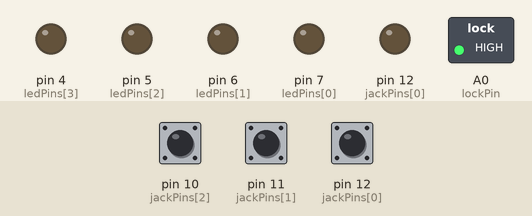
Simulated run of this sketch. Board: Arduino Uno, built with avr-gcc and run on an emulated ATmega328P. On the bench: switched loads named in the sketch (green lamp = pin HIGH), output pins drawn as LEDs (lit = HIGH). Inputs (shaded band) come from the test bench; at power-on: pin 10 (jackPins[2]) HIGH, pin 11 (jackPins[1]) HIGH, pin 12 (jackPins[0]) HIGH. Pins used as bus, display or sensor lines are not drawn.

Above: at 1.2 s.
1.3 s: pin 10 (jackPins[2]) pulled LOW for 0.15 s
At 1.48 s:
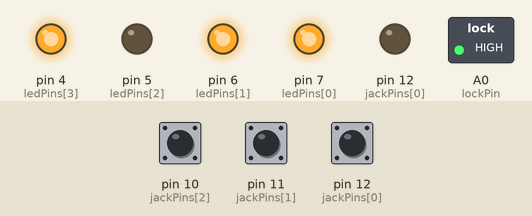
4.3 s: pin 11 (jackPins[1]) pulled LOW for 1 s
At 4.72 s:
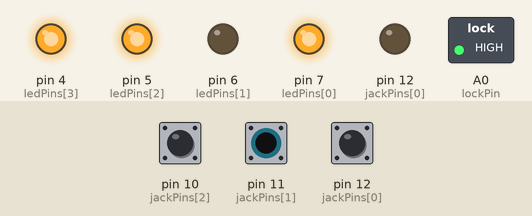
7.3 s: pin 12 (jackPins[0]) pulled LOW for 0.15 s
At 7.53 s:
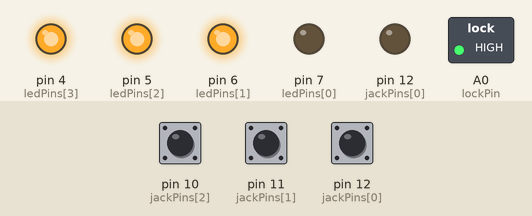
10.3 s: pin 10 (jackPins[2]) pulled LOW for 1 s
At 10.55 s:
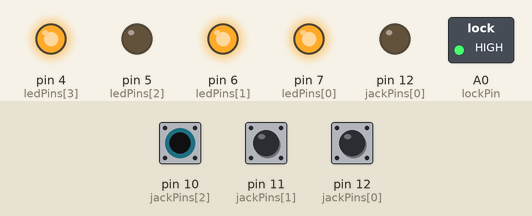
13.3 s: pin 10 (jackPins[2]) pulled LOW for 3.2 s
At 16.83 s:
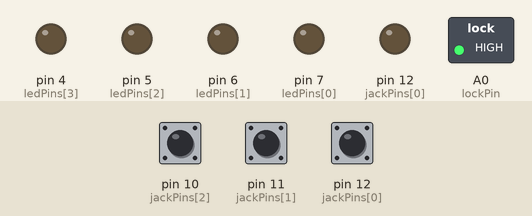
18.0 s: pin 12 (jackPins[0]) pulled LOW for 1 s
At 18.4 s:
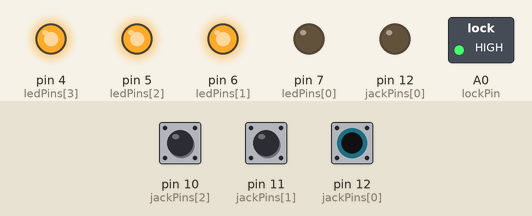
Timing chart, 0 to 21.0 s (numbered marks = the images above; inputs shaded):
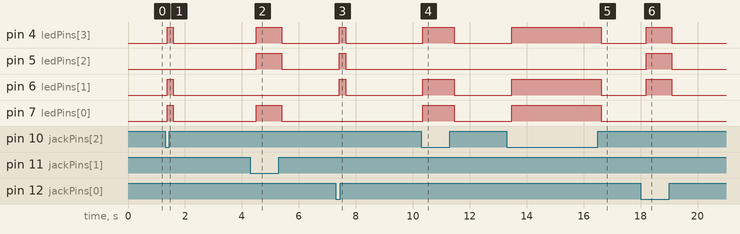

Measured:
- after the input at 1.3 s, pin 4 (ledPins[3]), pin 6 (ledPins[1]), pin 7 (ledPins[0]): LOW → HIGH after 0.07 s, → LOW 0.22 s later
- after the input at 4.3 s, pin 4 (ledPins[3]), pin 5 (ledPins[2]), pin 7 (ledPins[0]): LOW → HIGH after 0.21 s, → LOW 0.90 s later
- after the input at 7.3 s, pin 4 (ledPins[3]), pin 5 (ledPins[2]), pin 6 (ledPins[1]): LOW → HIGH after 0.13 s, → LOW 0.22 s later
- after the input at 10.3 s, pin 4 (ledPins[3]), pin 6 (ledPins[1]), pin 7 (ledPins[0]): LOW → HIGH at once, → LOW 1.1 s later
- after the input at 13.3 s, pin 4 (ledPins[3]), pin 6 (ledPins[1]), pin 7 (ledPins[0]): LOW → HIGH after 0.18 s, → LOW 3.1 s later
- after the input at 18.0 s, pin 4 (ledPins[3]), pin 5 (ledPins[2]), pin 6 (ledPins[1]): LOW → HIGH after 0.19 s, → LOW 0.90 s later

The sketch:

audio_jacks.ino
```cpp
const byte numJacks = 4;
const byte jackPins[numJacks] = {12, 11, 10, 9}; // 12=idx0, 11=idx1, 10=idx2, 9=idx3
const byte ledPins[numJacks]  = {7, 6, 5, 4};

const byte lockPin = A0; // Magnetic lock control pin

bool connections[numJacks][numJacks];
bool puzzleSolved = false; // latch flag

bool extraConnections(); // <-- forward declaration

void setup() {
  for (byte i = 0; i < numJacks; i++) {
    pinMode(jackPins[i], INPUT_PULLUP);
    pinMode(ledPins[i], OUTPUT);
    digitalWrite(ledPins[i], LOW);
  }
  pinMode(lockPin, OUTPUT);

  digitalWrite(lockPin, HIGH); // Relay ON → Maglock locked at startup
  Serial.begin(9600);
}

void loop() {
  // Scan all jack-to-jack connections
  for (byte i = 0; i < numJacks; i++) {
    for (byte j = 0; j < numJacks; j++) {
      if (i != j) {
        pinMode(jackPins[i], OUTPUT);
        digitalWrite(jackPins[i], LOW);
        delay(2);
        connections[i][j] = (digitalRead(jackPins[j]) == LOW);
        pinMode(jackPins[i], INPUT_PULLUP);
      }
    }
  }

  // Light LEDs for any jack that has at least one connection
  for (byte i = 0; i < numJacks; i++) {
    bool anyConnection = false;
    for (byte j = 0; j < numJacks; j++) {
      if (connections[i][j]) {
        anyConnection = true;
        break;
      }
    }
    digitalWrite(ledPins[i], anyConnection ? HIGH : LOW);
  }

  // Only check puzzle solution if not already solved
  if (!puzzleSolved) {
    bool solved =
      connections[0][3] && connections[3][0] &&   // 12 ↔ 9
      connections[2][1] && connections[1][2] &&   // 10 ↔ 11
      !extraConnections();

    if (solved) {
      puzzleSolved = true;
      digitalWrite(lockPin, LOW); // Relay OFF → Maglock unlocked
      Serial.println("Puzzle Solved! Maglock Released");
    }
  }

  delay(200);
}

bool extraConnections() {
  // True if any wrong connection exists
  for (byte i = 0; i < numJacks; i++) {
    for (byte j = i + 1; j < numJacks; j++) {
      bool correctPair =
        ( (i == 0 && j == 3) || (i == 3 && j == 0) ||
          (i == 2 && j == 1) || (i == 1 && j == 2) );
      if (!correctPair && connections[i][j]) {
        return true;
      }
    }
  }
  return false;
}
```
